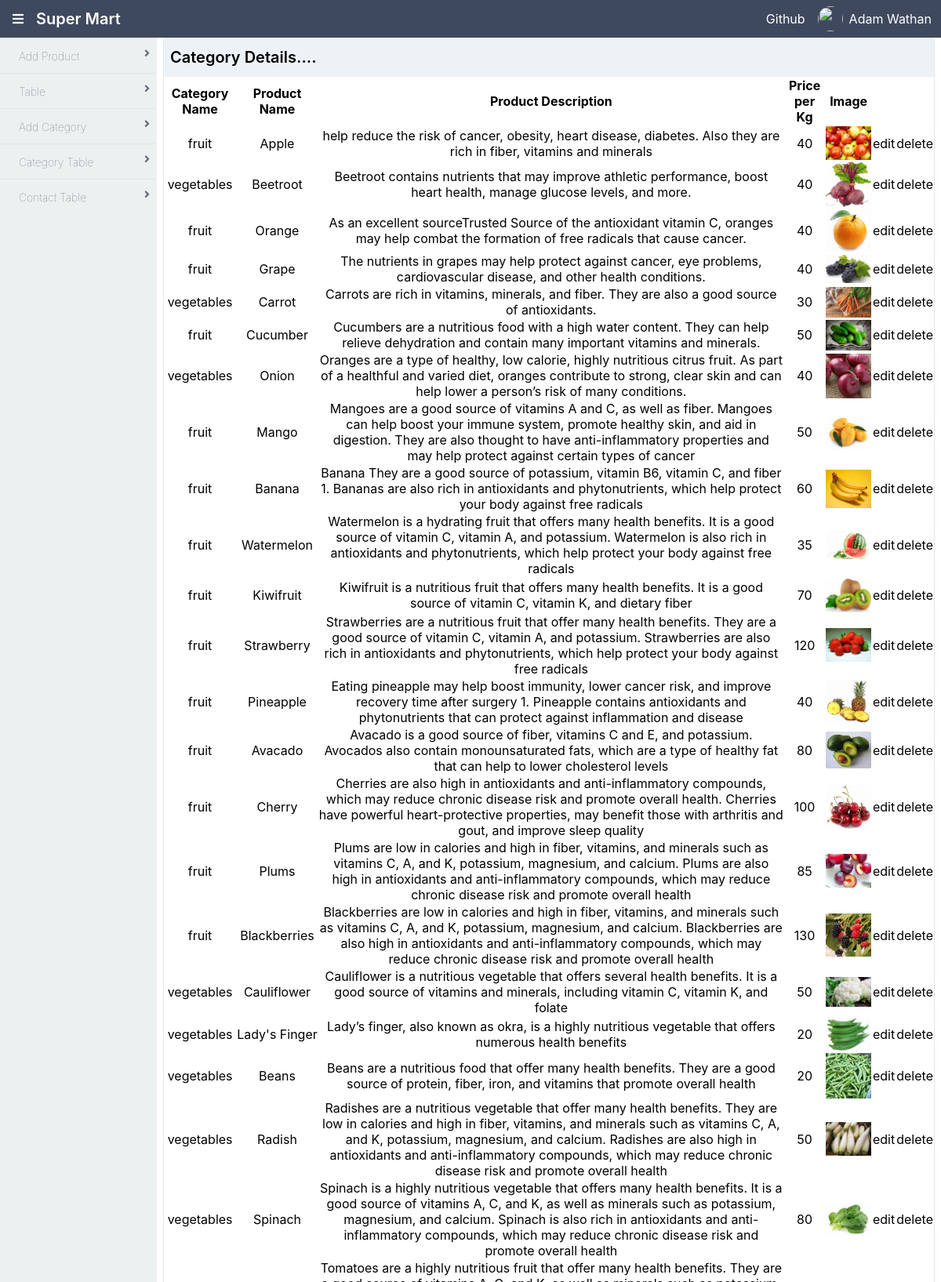
/NewApp/table/ (upper part), run on the app's committed database.
### NewApp/models.py (models this page shows)
class catdata(models.Model):
    cat_name = models.CharField(max_length=100, null=True, blank=True)
    cat_dec = models.CharField(max_length=100, null=True, blank=True)
    cat_quan = models.CharField(max_length=100, null=True, blank=True)
    cat_price = models.IntegerField(null=True, blank=True)
    images = models.ImageField(upload_to='cate', null=True, blank=True)

### NewApp/views.py (the view)
# urls.py: path('table/', views.table, name='table'),
def table(request):
    data = catdata.objects.all()
    return render(request,'table.html', {'data': data})

### NewApp/templates/table.html (shortened to what this page needs)
<!DOCTYPE html>
{% extends 'index.html' %}
{% block content %}
<html lang="en">
<head>
</head>
<body>
<div class="flex flex-1  flex-col md:flex-row lg:flex-row mx-2">
    <div class="mb-2 border-solid border-gray-300 rounded border shadow-sm w-full">
        <div class="bg-gray-200 px-2 py-3 border-solid border-gray-200 border-b">
            <h1>Category Details....</h1>
        </div>
    <table style="width:100%;text-align: center">
        <tr>
            <th>Category Name</th>
            <th>Product Name</th>
            <th>Product Description</th>
            <th>Price per Kg</th>
            <th>Image</th>
        </tr>
        {% for i in data %}
        <tr>
            <td>{{i.cat_name}}</td>
            <td>{{i.cat_quan}}</td>
            <td>{{i.cat_dec}}</td>
            <td>{{i.cat_price}}</td>
            <td>
                <img src="{{i.images.url}}" width="100px" height="100px">
            </td>
            <td>
                <form action="{% url 'edits' dataid=i.id %}">
                    <button>edit</button>
                </form>
            </td>
            <td>
                <form action="{% url 'delete' to=i.id %}">
                    <button>delete</button>
                </form>
            </td>
        </tr>
        {% endfor %}
    </table>
    </div>
</div>
</div>
</body>
</html>
{% endblock %}

### data on the page
catdata: cat_name "fruit", cat_quan "Apple", cat_dec "help reduce the risk of cancer, obesity, heart disease, diabetes. Also they are rich in fiber, vitamins and minerals", cat_price "40", images (picture)
catdata: cat_name "vegetables", cat_quan "Beetroot", cat_dec "Beetroot contains nutrients that may improve athletic performance, boost heart health, manage glucose levels, and more.", cat_price "40", images (picture)
catdata: cat_name "fruit", cat_quan "Orange", cat_dec "As an excellent sourceTrusted Source of the antioxidant vitamin C, oranges may help combat the formation of free radicals that cause cancer.", cat_price "40", images (picture)
catdata: cat_name "fruit", cat_quan "Grape", cat_dec "The nutrients in grapes may help protect against cancer, eye problems, cardiovascular disease, and other health conditions.", cat_price "40", images (picture)
catdata: cat_name "vegetables", cat_quan "Carrot", cat_dec "Carrots are rich in vitamins, minerals, and fiber. They are also a good source of antioxidants.", cat_price "30", images (picture)
catdata: cat_name "fruit", cat_quan "Cucumber", cat_dec "Cucumbers are a nutritious food with a high water content. They can help relieve dehydration and contain many important vitamins and minerals.", cat_price "50", images (picture)
catdata: cat_name "vegetables", cat_quan "Onion", cat_dec "Oranges are a type of healthy, low calorie, highly nutritious citrus fruit. As part of a healthful and varied diet, oranges contribute to strong, clear skin and can help lower a person’s risk of many conditions.", cat_price "40", images (picture)
catdata: cat_name "fruit", cat_quan "Mango", cat_dec "Mangoes are a good source of vitamins A and C, as well as fiber. Mangoes can help boost your immune system, promote healthy skin, and aid in digestion. They are also thought to have anti-inflammatory properties and may help protect against certain types of cancer", cat_price "50", images (picture)
catdata: cat_name "fruit", cat_quan "Banana", cat_dec "Banana They are a good source of potassium, vitamin B6, vitamin C, and fiber 1. Bananas are also rich in antioxidants and phytonutrients, which help protect your body against free radicals", cat_price "60", images (picture)
catdata: cat_name "fruit", cat_quan "Watermelon", cat_dec "Watermelon is a hydrating fruit that offers many health benefits. It is a good source of vitamin C, vitamin A, and potassium. Watermelon is also rich in antioxidants and phytonutrients, which help protect your body against free radicals", cat_price "35", images (picture)
catdata: cat_name "fruit", cat_quan "Kiwifruit", cat_dec "Kiwifruit is a nutritious fruit that offers many health benefits. It is a good source of vitamin C, vitamin K, and dietary fiber", cat_price "70", images (picture)
catdata: cat_name "fruit", cat_quan "Strawberry", cat_dec "Strawberries are a nutritious fruit that offer many health benefits. They are a good source of vitamin C, vitamin A, and potassium. Strawberries are also rich in antioxidants and phytonutrients, which help protect your body against free radicals", cat_price "120", images (picture)
catdata: cat_name "fruit", cat_quan "Pineapple", cat_dec "Eating pineapple may help boost immunity, lower cancer risk, and improve recovery time after surgery 1. Pineapple contains antioxidants and phytonutrients that can protect against inflammation and disease", cat_price "40", images (picture)
catdata: cat_name "fruit", cat_quan "Avacado", cat_dec "Avacado is a good source of fiber, vitamins C and E, and potassium. Avocados also contain monounsaturated fats, which are a type of healthy fat that can help to lower cholesterol levels", cat_price "80", images (picture)
catdata: cat_name "fruit", cat_quan "Cherry", cat_dec "Cherries are also high in antioxidants and anti-inflammatory compounds, which may reduce chronic disease risk and promote overall health. Cherries have powerful heart-protective properties, may benefit those with arthritis and gout, and improve sleep quality", cat_price "100", images (picture)
catdata: cat_name "fruit", cat_quan "Plums", cat_dec "Plums are low in calories and high in fiber, vitamins, and minerals such as vitamins C, A, and K, potassium, magnesium, and calcium. Plums are also high in antioxidants and anti-inflammatory compounds, which may reduce chronic disease risk and promote overall health", cat_price "85", images (picture)
catdata: cat_name "fruit", cat_quan "Blackberries", cat_dec "Blackberries are low in calories and high in fiber, vitamins, and minerals such as vitamins C, A, and K, potassium, magnesium, and calcium. Blackberries are also high in antioxidants and anti-inflammatory compounds, which may reduce chronic disease risk and promote overall health", cat_price "130", images (picture)
catdata: cat_name "vegetables", cat_quan "Cauliflower", cat_dec "Cauliflower is a nutritious vegetable that offers several health benefits. It is a good source of vitamins and minerals, including vitamin C, vitamin K, and folate", cat_price "50", images (picture)
catdata: cat_name "vegetables", cat_quan "Lady's Finger", cat_dec "Lady’s finger, also known as okra, is a highly nutritious vegetable that offers numerous health benefits", cat_price "20", images (picture)
catdata: cat_name "vegetables", cat_quan "Beans", cat_dec "Beans are a nutritious food that offer many health benefits. They are a good source of protein, fiber, iron, and vitamins that promote overall health", cat_price "20", images (picture)
catdata: cat_name "vegetables", cat_quan "Radish", cat_dec "Radishes are a nutritious vegetable that offer many health benefits. They are low in calories and high in fiber, vitamins, and minerals such as vitamins C, A, and K, potassium, magnesium, and calcium. Radishes are also high in antioxidants and anti-inflammatory compounds, which may reduce chronic disease risk and promote overall health", cat_price "50", images (picture)
catdata: cat_name "vegetables", cat_quan "Spinach", cat_dec "Spinach is a highly nutritious vegetable that offers many health benefits. It is a good source of vitamins A, C, and K, as well as minerals such as potassium, magnesium, and calcium. Spinach is also rich in antioxidants and anti-inflammatory compounds, which may reduce chronic disease risk and promote overall health", cat_price "80", images (picture)
